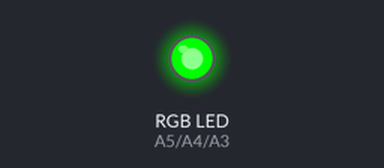
Bench run of a sketch on a simulated Arduino Uno, built with avr-gcc and run on an emulated ATmega328P. On the bench: an RGB LED mixed from three pins (HIGH = lit).

Above: at 0.1 s.
Timing chart, 0 to 1.6 s (numbered marks = the images above):
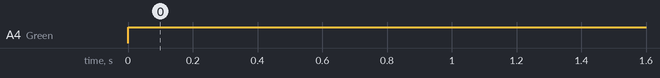

Measured:
- by itself, A4 (Green): LOW → HIGH at 0.00 s

The sketch:

26RGB.ino
```cpp
int Blue=A3;
int Green=A4;
int Red=A5;
void setup() {
  // put your setup code here, to run once:
pinMode(Blue, OUTPUT);
pinMode(Green, OUTPUT);
pinMode(Red, OUTPUT);
}

void loop() {
  // put your main code here, to run repeatedly:
digitalWrite(Green, HIGH);
}
```
